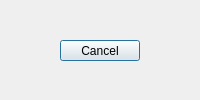
<?xml version="1.0" encoding="UTF-8"?>
<ui version="4.0">
 <class>WaitDialog</class>
 <widget class="QDialog" name="WaitDialog">
  <property name="geometry">
   <rect>
    <x>0</x>
    <y>0</y>
    <width>200</width>
    <height>100</height>
   </rect>
  </property>
  <property name="minimumSize">
   <size>
    <width>200</width>
    <height>100</height>
   </size>
  </property>
  <property name="maximumSize">
   <size>
    <width>200</width>
    <height>100</height>
   </size>
  </property>
  <property name="windowTitle">
   <string>Wait</string>
  </property>
  <property name="windowIcon">
   <iconset resource="qdarkstyle/style.qrc">
    <normaloff>:/qss_icons/rc/while.jpg</normaloff>:/qss_icons/rc/while.jpg</iconset>
  </property>
  <widget class="QPushButton" name="pushButton">
   <property name="geometry">
    <rect>
     <x>60</x>
     <y>40</y>
     <width>80</width>
     <height>21</height>
    </rect>
   </property>
   <property name="text">
    <string>Cancel</string>
   </property>
  </widget>
 </widget>
 <resources>
  <include location="qdarkstyle/style.qrc"/>
 </resources>
 <connections>
  <connection>
   <sender>pushButton</sender>
   <signal>clicked()</signal>
   <receiver>WaitDialog</receiver>
   <slot>reject()</slot>
   <hints>
    <hint type="sourcelabel">
     <x>99</x>
     <y>50</y>
    </hint>
    <hint type="destinationlabel">
     <x>99</x>
     <y>49</y>
    </hint>
   </hints>
  </connection>
 </connections>
</ui>
